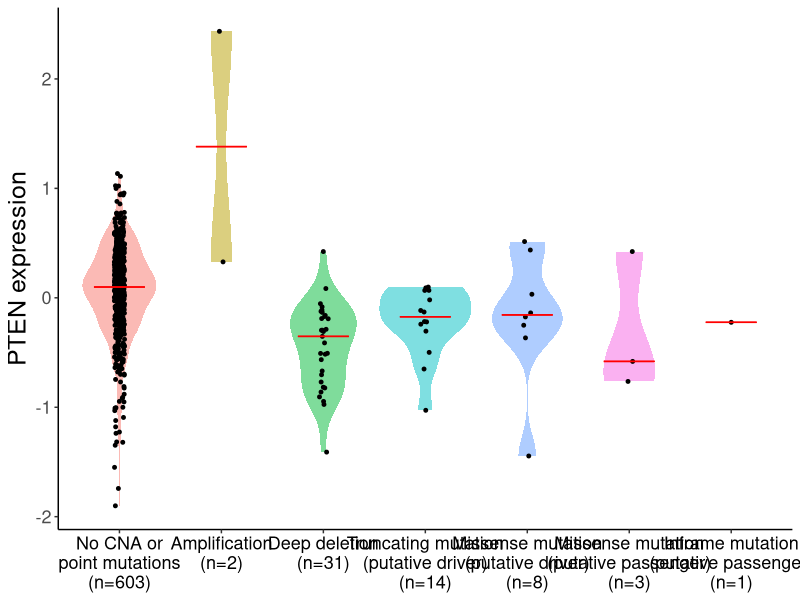

This chart was generated by the following R code:
# Load packages
library(ggplot2)

# Set working directory
setwd("/Users/WIMM/Documents/BRCA_2018/Github/")

# Read file
df <- read.table("Data/TCGA_final.txt", header=TRUE, sep="\t", na.strings="NA", check.names=FALSE)

# Subset relevant columns
df <- df[, c("BRCA_status", "PTEN_Status", "PTEN_RPPA", "T.Cell.Inflammed.Signature.Score")]

# Remove missing values
df <- na.omit(df)

# Set factor levels
df$PTEN_Status <- as.factor(df$PTEN_Status)
df$PTEN_Status <- factor(df$PTEN_Status, levels=c("No CNA or point mutations", "Amplification", "Deep Deletion", "Truncating mutation (putative driver)", "Missense Mutation (putative driver)", "Missense Mutation (putative passenger)", "Inframe Mutation (putative passenger)"))

# Compute p-values
    # Define groups
    nonref <- c("Amplification", "Deep Deletion", "Truncating mutation (putative driver)", "Missense Mutation (putative driver)", "Missense Mutation (putative passenger)", "Inframe Mutation (putative passenger)")
    ref <- "No CNA or point mutations"

    # Compute
    p.value <- NULL

    for(i in 1:length(nonref)) {

        x <- df$PTEN_RPPA[which(df$PTEN_Status==ref)]
        y <- df$PTEN_RPPA[which(df$PTEN_Status==nonref[i])]
        p.value[i] <- wilcox.test(x, y, alternative="two.sided", paired=FALSE)$p.value

    }

    # Tabulate
    data.frame("Comparison"=paste(nonref, " vs. No CNA or point mutation", sep=""), p.value)

# Tabulate sample size per group
freq <- as.data.frame(table(df$PTEN_Status))$Freq

# Violin plot
    # Definition
    data <- df
    x <- data$PTEN_Status
    y <- data$PTEN_RPPA
    maintitle <- ""
    xtitle <- ""
    ytitle <- "PTEN expression"
    xticks <- c(paste("No CNA or\npoint mutations\n(n=", freq[1], ")", sep=""),
                paste("Amplification\n(n=", freq[2], ")", sep=""),
                paste("Deep deletion\n(n=", freq[3], ")", sep=""),
                paste("Truncating mutation\n(putative driver)\n(n=", freq[4], ")", sep=""),
                paste("Missense mutation\n(putative driver)\n(n=", freq[5], ")", sep=""),
                paste("Missense mutation\n(putative passenger)\n(n=", freq[6], ")", sep=""),
                paste("Inframe mutation\n(putative passenger)\n(n=", freq[7], ")", sep=""))

    # Plot
    plot <- ggplot(data, aes(x=x, y=y)) +
        geom_violin(aes(fill=x), show.legend=FALSE, color="transparent", alpha=0.5) +
        geom_jitter(height=0, width=0.05, color="black", size=1) +
        scale_x_discrete(labels=xticks) +
        stat_summary(fun.y=median, fun.ymin = median, fun.ymax = median,
        geom="crossbar", width=0.5, fatten=1, color="red") +
        labs(title=NULL, x=NULL, y=ytitle) +
        theme(panel.grid.major=element_blank(),
              panel.grid.minor=element_blank(),
              panel.background=element_blank(),
              axis.line = element_line(colour="black"),
              axis.text=element_text(size=13),
              axis.title=element_text(size=18),
              axis.text.x=element_text(colour="black"))

    # Save plot
    ggsave("Figures/Figure_4A.pdf", plot, width=14, height=7)
